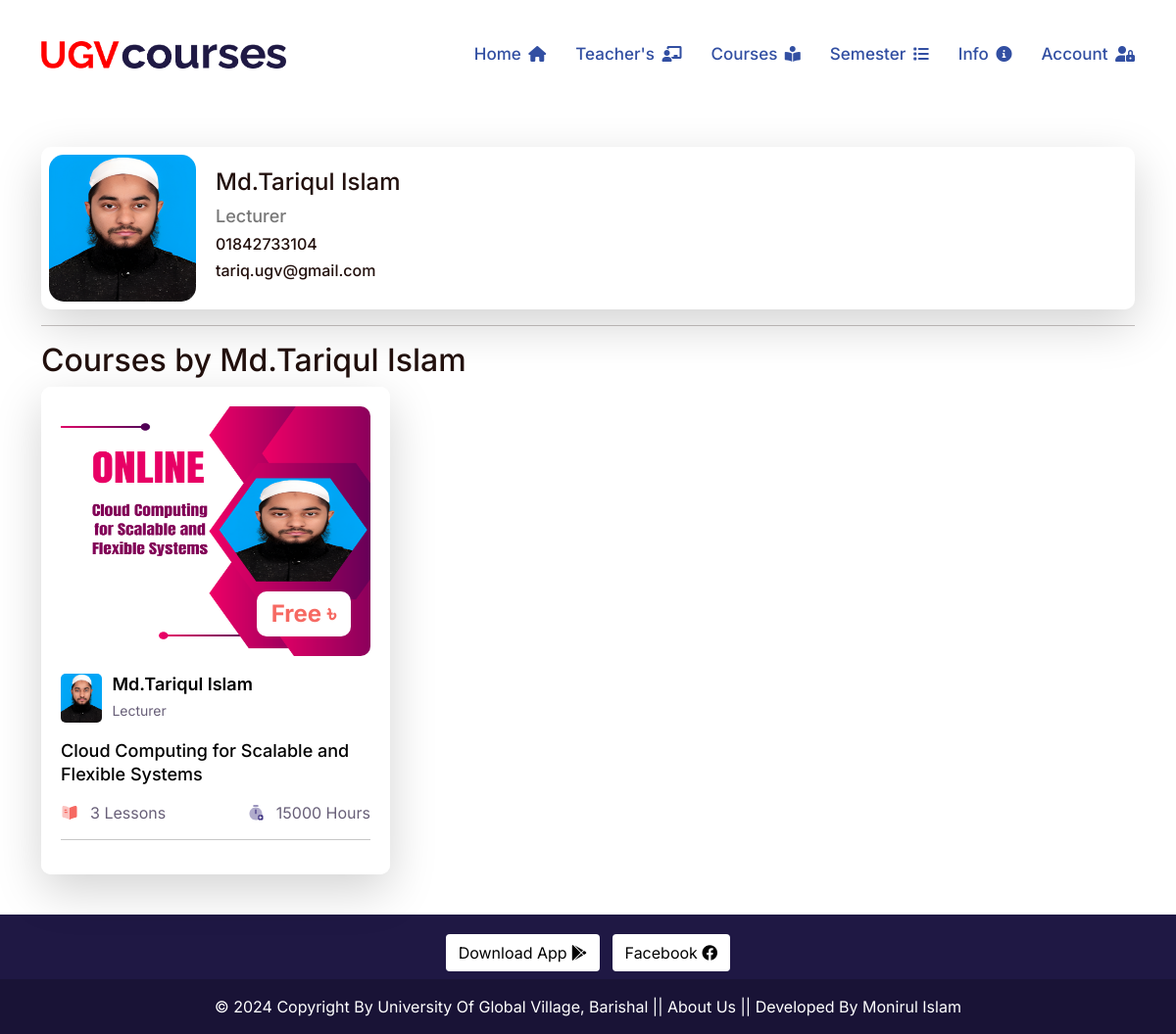
The app's page /author_details/mdtariqul-islam/, older data.
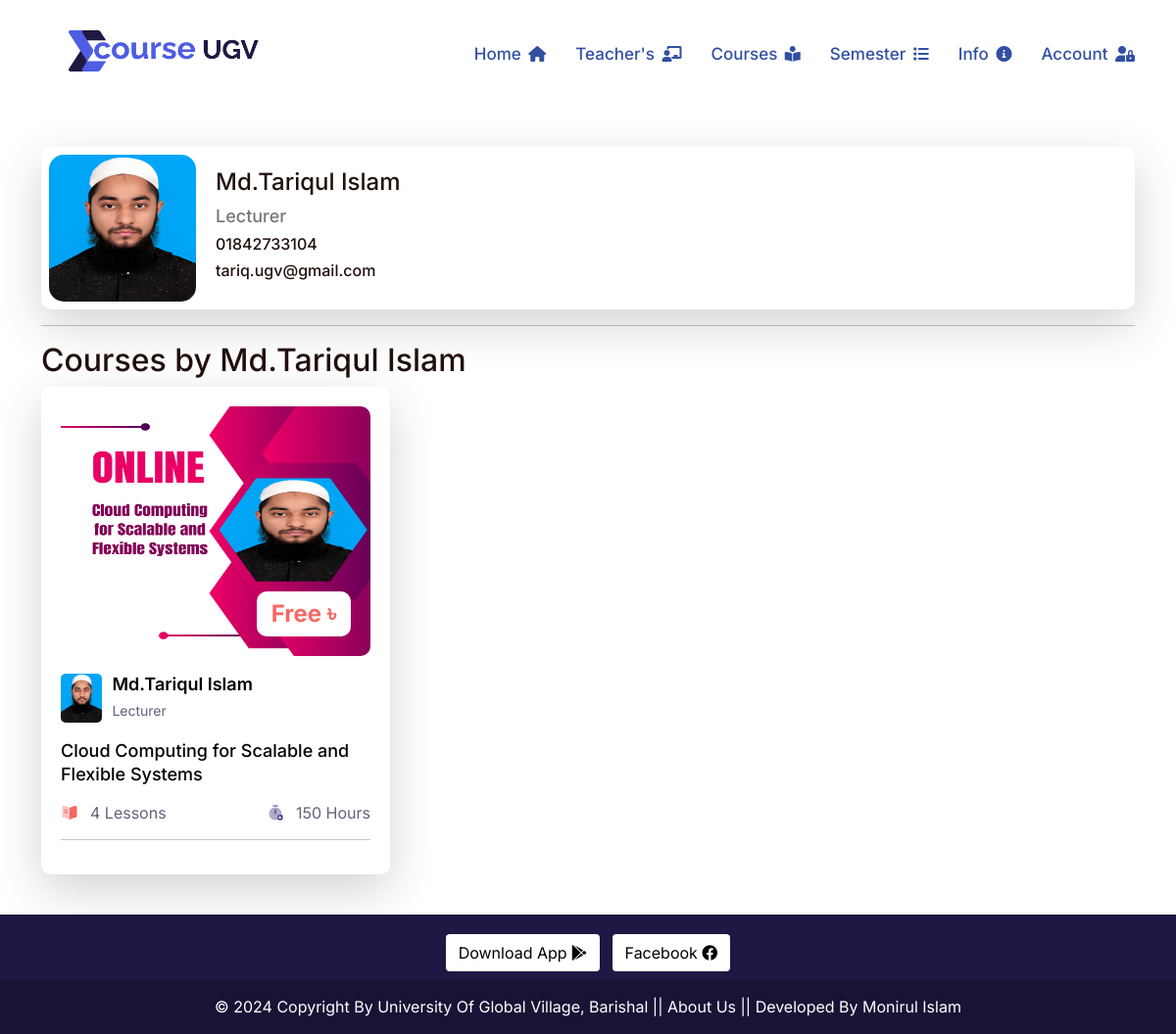
The same page, newer data.
### lms/models.py (models this page shows, shortened)
class SiteInfo(models.Model):
    site_name = models.CharField(max_length=50)
    site_logo = models.ImageField(
        upload_to="site_logo/",
        validators=[FileExtensionValidator(allowed_extensions=['png','jpeg','jpg'])]
        )
    phone_regex = RegexValidator(
        regex=r'^\+?1?\d{9,15}$',
        message="Phone number must be entered in the format: '+088'. Up to 15 digits allowed."
    )
    phone = models.CharField(validators=[phone_regex], max_length=15)

class Course(models.Model):
    ADVANCED = 'Advanced'
    INTERMEDIATE = 'Intermediate'
    BASIC = 'Basic'
    SKILL_CHOICES = [
        (ADVANCED,'Advanced'),
        (INTERMEDIATE,'Intermediate'),
        ( BASIC ,'Basic'),
    ]
    BANGLA = 'Bangla'
    ENGLISH = 'English'
    LANGUAGE_CHOOSE = [
        (BANGLA ,'Bangla'),
        (ENGLISH ,'English'),
    ]
    author = models.ForeignKey(Author, related_name='course_author', on_delete=models.CASCADE)
    category = models.ForeignKey(Category, related_name='course_category', on_delete=models.CASCADE)
    title = models.CharField(max_length=300, unique=True)
    slug = models.SlugField( max_length=350, null=True, blank=True)
    duration = models.PositiveIntegerField(default=0)
    skill_level = models.CharField(max_length=50, choices=SKILL_CHOICES, default=BASIC)
    language = models.CharField(max_length=20, choices=LANGUAGE_CHOOSE, default=BANGLA)
    course_details = RichTextField()
    banner = models.ImageField(
        upload_to='courses_banner/',
        validators=[FileExtensionValidator(allowed_extensions=['jpg', 'jpeg', 'png'])]
        )
    price = models.PositiveIntegerField(default=0)
    created_date = models.DateTimeField(auto_now_add=True)

class Author(models.Model):
    name = models.CharField(max_length=100, unique=True)
    image = models.ImageField(
        upload_to='author_images/',
        validators=[FileExtensionValidator(allowed_extensions=['jpg', 'jpeg', 'png'])]
        )
    designation = models.CharField(max_length=150)
    phone_regex = RegexValidator(
        regex=r'^\+?1?\d{9,15}$',  # Example regex for international phone numbers
        message="Phone number must be entered in the format: '+880 1XXX NNNNNN'. Up to 15 digits allowed."
    )
    phone_number = models.CharField(validators=[phone_regex], max_length=16, blank=True, null=True)
    email =models.EmailField(max_length=50)
    slug = models.SlugField(null=True, blank=True)

### lms/views.py (the view)
# urls.py: path('author_details/<slug:author_slug>/', author_details, name='author_details'),
def author_details(request, author_slug):
    author = get_object_or_404(Author, slug=author_slug)
    courses = author.course_author.all()
    context = {
        'author': author,
        'courses': courses,
    }
    return render(request, 'author_details.html', context)

### lms/context_processors.py (called while the page is built)
def get_all_categories(request):
    categories = Category.objects.all()
    category_counts = []
    for category in categories:
        course_count = Course.objects.filter(category=category).count()
        if course_count > 0:  # Only include non-empty categories
            category_counts.append({'category': category, 'course_count': course_count})
    context = {
        "categories":categories,
        "category_counts": category_counts,
    }
    return context

def siteinfo(request):
    siteinfo = SiteInfo.objects.all()
    context ={
        'siteinfo': siteinfo,
    }
    return context

### templates/author_details.html (shortened to what this page needs)
{% extends 'base.html' %}
{% load static %}
{% block content %}
<div class="container">
    <div class="author-profile shadow-lg p-2 " style="border-radius: 10px;">
        <div>
            <img src="{{ author.image.url }}" alt="{{ author.name }} Image">
        </div>
        <div class="author-details">
            <h1 style="font-size: 24px; margin-bottom: 10px;">{{ author.name }}</h1>
            <h6 style="font-size: 18px; color: #777;">{{ author.designation }}</h6>
            <h6>{{ author.phone_number }}</h6>
            <h6>{{ author.email }} </h6>
        </div>
    </div>
    <hr>
    {% if courses %}
        <h2>Courses by {{ author.name }}</h2>
        <div class="row">
            {% for course in courses %}
            {% include 'course_card.html' %}
            {% endfor %}
        </div>
    {% else %}
        <p>No courses available by {{ author.name }}</p>
    {% endif %}
</div>
{% endblock content %}

### templates/header.html (shortened to what this page needs)
{% load static %}
  <header class="header header-two">
    <div class="header-fixed">
      <nav class="navbar navbar-expand-lg header-nav scroll-sticky">
        <div class="container">
          <div class="navbar-header">
            {% for site in siteinfo %}
            <a href="{% url 'home' %}" class="navbar-brand logo ">
              <img  src="{{site.site_logo.url}}" class="myimg" alt="Logo" />
            </a>
            {% endfor %}
          </div>
          <div class="main-menu-wrapper">
            <ul class="main-nav">
              <li>
                <a href="{% url 'home' %}">Home <i class="fa-solid fa-house" style="font-size: 16px;"></i></a>
              </li>
              <li>
                <a href="{% url 'author_list' %}">Teacher's <i class="fas fa-chalkboard-teacher" style="font-size: 16px;"></i></a>
              </li>
              <li >
                <a href="{% url 'courses' %}">Courses <i class="fa-solid fa-book-open-reader" style="font-size: 16px;"></i></a>
              </li>
              <li class="has-submenu menu-effect" >
                <a href="javascript:void(0)">Semester <i class="fa-solid fa-list" style="font-size: 16px;"></i></a>
              </li>
              <li class="has-submenu menu-effect">
                <a href="javascript:void(0)">Info <i class="fa-solid fa-circle-info" style="font-size: 16px;"></i></a>
              </li>
              {% if request.user.is_authenticated %}
              <li class="has-submenu menu-effect">
                <a href="javascript:void(0)"> {{request.user.username}}<i class="fa-solid fa-circle-chevron-down" style="font-size: 16px;"></i></a>
                <ul class="submenu">
                  <li><a href="{% url 'dashboard' %}"><i class="fa fa-shopping-cart" aria-hidden="true"></i> Enrolled Courses</a></li>
                  <li><a href="{% url 'wishlist' %}"><i class="fa fa-bookmark"></i> Wishlist Courses</a></li>
                  <li><a href="{% url 'custom_logout' %}"><i class="fa fa-sign-out" aria-hidden="true"></i> Logout</a></li>
                </ul>
              </li>
              {% else %}
              <li class="has-submenu menu-effect">
                <a href="javascript:void(0)">Account <i class="fa-solid fa-user-lock" style="font-size: 16px;"></i></a>
              </li>
              {% endif %}
            </ul>
          </div>
        </div>
      </nav>
    </div>
  </header>

### templates/course_card.html (shortened to what this page needs)
{% load static %}
<div class="col-lg-4 col-md-6 d-flex ">
    <div class="course-box d-flex aos shadow-lg" data-aos="fade-up">
      <div class="product">
        <div class="product-img">
          <a href="{% url 'course_details' course.slug %}">
            <img
              class="img-fluid"
              style="width: 380px; height: 255px;"
              alt="{{course.title}}"
              src="{{course.banner.url}}"
            />
          </a>
          <div class="price">
            <h3>{{ course.price|default:"Free" }} &#2547;</h3>
          </div>
        </div>
        <div class="product-content">
          <div class="course-group d-flex">
            <div class="course-group-img d-flex">
                {% if course.author.slug %}
                    <a href="{% url 'author_details' course.author.slug %}">
                        <img src="{{ course.author.image.url }}" alt="{{ course.author.name }}" class="img-fluid" />
                    </a>
                    <div class="course-name">
                        <h4>
                            <a href="{% url 'author_details' course.author.slug %}">{{ course.author.name }}</a>
                        </h4>
                        <p>{{ course.author.designation }}</p>
                    </div>
                {% endif %}
            </div>
        </div>
          <h3 class="title instructor-text">
            <a href="{% url 'course_details' course.slug %}"
              >{{course.title}}</a
            >
          </h3>
          <div class="course-info d-flex align-items-center">
            <div class="rating-img d-flex align-items-center">
              <img
                src="{% static 'assets/img/icon/icon-01.svg' %}"
                alt
              />
              <p>{{course.videos.all.count }} Lessons</p>
            </div>
            <div class="course-view d-flex align-items-center">
              <img
                src="{% static 'assets/img/icon/icon-02.svg' %}"
                alt
              />
              <p>{{course.duration}} Hours</p>
            </div>
          </div>
        </div>
      </div>
    </div>
</div>

Row changes from the older to the newer data that the page shows:
changed SiteInfo: site_logo: a different picture
changed Course "Free": videos.all.count "3" → "4"; duration "15000" → "150"
